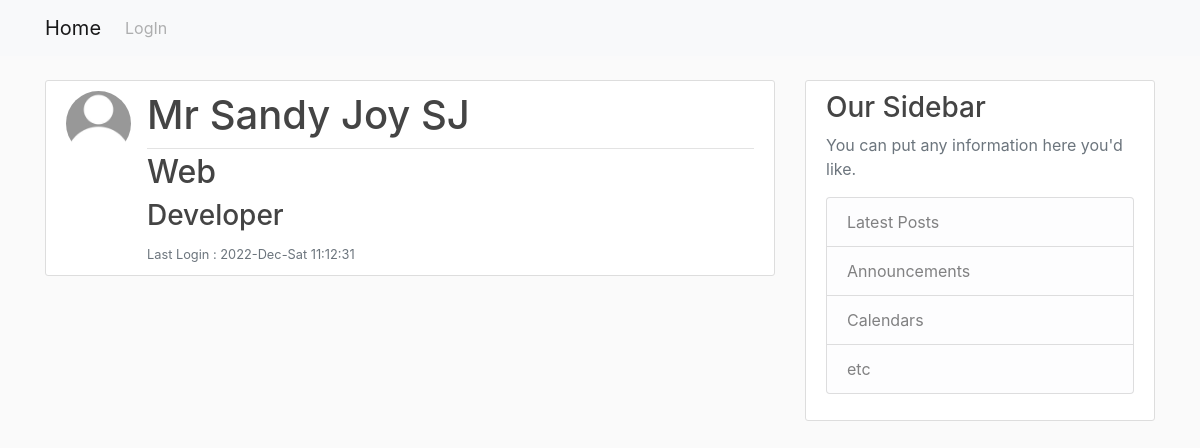
The page /profile/4/ on the database its author committed.
### profiles/models.py (models this page shows, shortened)
class Profile(models.Model):
    user = models.OneToOneField(User,on_delete=models.CASCADE)
    contact = models.CharField(max_length=10, null=True)
    contact_ext = models.CharField(max_length=3, null=True)
    join_date = models.DateTimeField(default=datetime.now, blank=True)
    join_dateformat = models.CharField(max_length=10,default="D-M-Y")
    team = models.CharField(max_length=20)
    jobtitle = models.CharField(max_length=20)
    lastlogin = models.DateTimeField(auto_now=True)
    loggedIn = models.BooleanField(default=False)
    dateformat = models.CharField(max_length=20,default="Y-M-D h:m:s")
    picture = models.ImageField(default='default.jpg',upload_to='profile_pics')

class Account(models.Model):
    user = models.OneToOneField(User,on_delete=models.CASCADE)
    first_name = models.CharField(max_length=20)
    last_name = models.CharField(max_length=20)
    TITLE_CHOICES = (("Mr", "Mr"), ("Ms", "Ms"), ("Mrs", "Mrs"),)
    title = models.CharField(max_length = 3, choices = TITLE_CHOICES, default = 'Mr')
    @property
    def short_name(self):
        if self.first_name and self.last_name:
            return "%s%s" % (self.first_name[:1],self.last_name[:1])

### profiles/views.py (the view)
# urls.py: path('profile/<int:pk>/', ProfileDetailView.as_view(), name='profile-detail'),
class ProfileDetailView(DetailView):
    model = Profile
    template_name = 'profiles/profile_detail.html'
    context_object_name = 'profile_detail'

### profiles/templates/profiles/profile_detail.html (shortened to what this page needs)
{% extends "profiles/base.html" %}
{% block content %}
<article class="media content-section">
  <img class="rounded-circle article-img" src="{{ profile_detail.picture.url }}">
  <div class="media-body">
    <div class="article-metadata">
      <h1 class="mr-2">
        {% if profile_detail.user.account.first_name %}
        {{ profile_detail.user.account.title }} {{ profile_detail.user.account.first_name }} {{ profile_detail.user.account.last_name }} {{ profile_detail.user.account.short_name }}
        {% else %}
        {{ profile_detail.user.username }}
        {% endif %}
      </h1>
    </div>
    <h2 class="article-title">{{ profile_detail.team }}</h2>
    <h3 class="article-title">{{ profile_detail.jobtitle }}</h3>
    <small class="text-muted">Last Login : {{ profile_detail.lastlogin|date:profile_detail.dateformat }}</small>
  </div>
</article>
{% endblock %}

### profiles/templates/profiles/base.html (shortened to what this page needs)
{% load static %}
<!doctype html>
<html lang="en">
  <head>
    <link rel="stylesheet" href="https://cdn.jsdelivr.net/npm/bootstrap@4.0.0/dist/css/bootstrap.min.css">
    <link rel="stylesheet" type="text/css" href="{% static 'profiles/main.css' %}">
  </head>
  <body>
    <header class="site-header">
      <nav class="navbar navbar-expand-lg navbar-light bg-light fixed-top">
        <div class="container">
        <a class="navbar-brand" href="{% url 'users-home' %}">Home</a>
        <div class="collapse navbar-collapse" id="navbarSupportedContent">
          <ul class="navbar-nav mr-auto">
          {% if user.is_authenticated %}
            {% if profile_list %}
            <li class="nav-item dropdown">
              <a class="nav-link dropdown-toggle" href="#" id="navbarDropdown" role="button" data-toggle="dropdown" aria-haspopup="true" aria-expanded="false">
                Active Users
              </a>
              <div class="dropdown-menu" aria-labelledby="navbarDropdown">
                {% for profiles in profile_list %}
                {% if profiles.loggedIn %}
                <a class="dropdown-item" href="{% url 'profile-detail' profiles.pk %}">{{ profiles.user }}</a>
                {% endif %}
                {% endfor %}
              </li>
              <li class="nav-item">
             <a class="nav-link disabled" href="{% url 'profile' %}">Edit Profile</a>
             </li>
             {% endif %}
            <li class="nav-item">
            <a class="nav-link disabled" href="{% url 'logout' %}">Logout</a>
            </li>
            {% else %}
            <li class="nav-item">
            <a class="nav-link disabled" href="{% url 'login' %}">LogIn</a>
            </li>
          {% endif %}
          </ul>
        </div>
        </div>
      </nav>
    </header>
    <main role="main" class="container">
      <div class="row">
        <div class="col-md-8">
          {% block content %}{% endblock %}
        </div>
        <div class="col-md-4">
          <div class="content-section">
            <h3>Our Sidebar</h3>
            <p class='text-muted'>You can put any information here you'd like.
              <ul class="list-group">
                <li class="list-group-item list-group-item-light">Latest Posts</li>
                <li class="list-group-item list-group-item-light">Announcements</li>
                <li class="list-group-item list-group-item-light">Calendars</li>
                <li class="list-group-item list-group-item-light">etc</li>
              </ul>
            </p>
          </div>
        </div>
      </div>
</main>
  </body>
</html>

### profiles/static/profiles/main.css (style rules this page uses)
body { background: #fafafa; color: #333333; margin-top: 5rem; }
h1, h2, h3, h4, h5, h6 { color: #444444; }
ul { margin: 0; }
.site-header .navbar-nav .nav-link { color: #cbd5db; }
.content-section { background: #ffffff; padding: 10px 20px; border: 1px solid #dddddd; border-radius: 3px; margin-bottom: 20px; }
.article-title { color: #444444; }
.article-img { height: 65px; width: 65px; margin-right: 16px; }
.article-metadata { padding-bottom: 1px; margin-bottom: 4px; border-bottom: 1px solid #e3e3e3 }

### rows shown on the page
Profile: picture (placeholder picture), user.account "Mr", user.account.first_name "Sandy", user.account.last_name "Joy", user.account.short_name "SJ", team "Web", jobtitle "Developer", lastlogin "2022-Dec-Sat 11:12:31"
